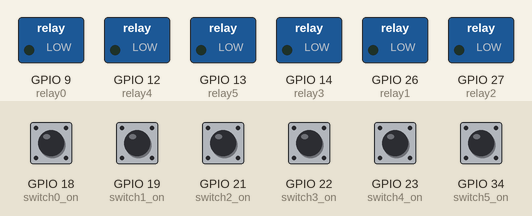
The sketch below on a simulated ESP32. Shown: switched loads named in the sketch (green lamp = pin HIGH). The inputs (shaded band) are chosen by the test bench; at power-on: GPIO 18 (switch0_on), GPIO 21 (switch2_on) HIGH, GPIO 19 (switch1_on), GPIO 22 (switch3_on), GPIO 23 (switch4_on), GPIO 34 (switch5_on) LOW.

Above: at 1.2 s.
1.3 s: GPIO 18 (switch0_on) pulled LOW for 0.15 s
At 2.1 s:
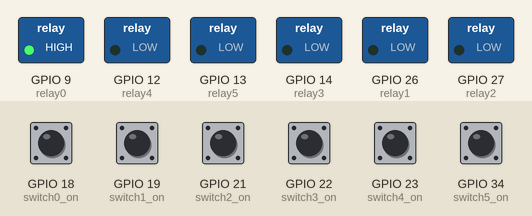
2.9 s: GPIO 19 (switch1_on) pulled HIGH for 0.15 s
At 2.97 s:
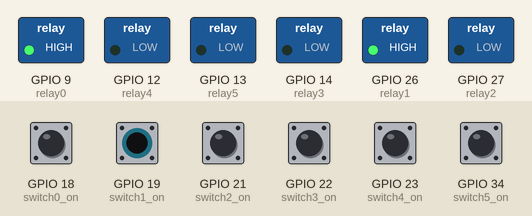
4.5 s: GPIO 21 (switch2_on) pulled LOW for 0.15 s
At 5.7 s:
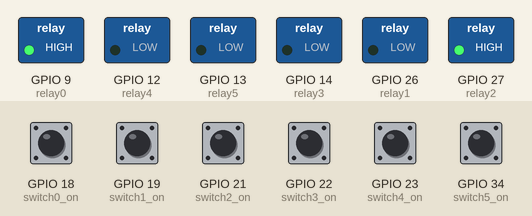
6.1 s: GPIO 22 (switch3_on) pulled HIGH for 0.15 s
At 6.17 s:
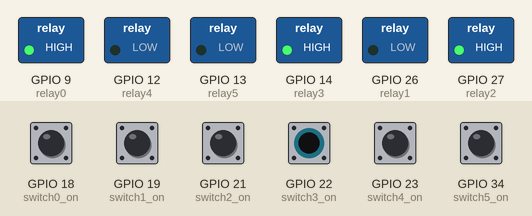
7.7 s: GPIO 23 (switch4_on) pulled HIGH for 0.15 s
At 7.77 s:
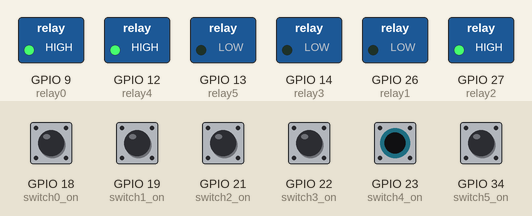
9.3 s: GPIO 34 (switch5_on) pulled HIGH for 0.15 s
At 9.37 s:
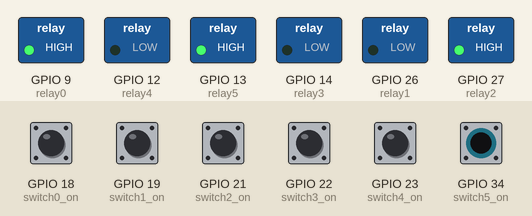
Timing chart, 0 to 11.9 s (numbered marks = the images above; inputs shaded):
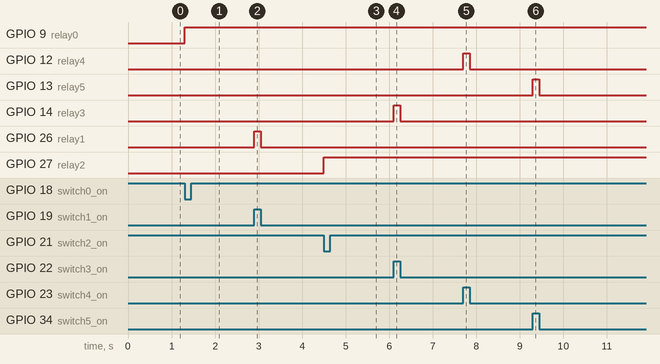

Measured:
- after the input at 1.3 s, GPIO 9 (relay0): LOW → HIGH at once
- after the input at 2.9 s, GPIO 26 (relay1): LOW → HIGH at once, → LOW 0.15 s later
- after the input at 4.5 s, GPIO 27 (relay2): LOW → HIGH at once
- after the input at 6.1 s, GPIO 14 (relay3): LOW → HIGH at once, → LOW 0.15 s later
- after the input at 7.7 s, GPIO 12 (relay4): LOW → HIGH at once, → LOW 0.15 s later
- after the input at 9.3 s, GPIO 13 (relay5): LOW → HIGH at once, → LOW 0.15 s later

The sketch:

Relay_Test_Cde.ino
```cpp
#define switch0_on  18
#define switch1_on  19
#define switch2_on  21
#define switch3_on  22
#define switch4_on  23
#define switch5_on  34
#define switch6_on  35
#define switch7_on  25

#define relay0 9
#define relay1 26
#define relay2 27
#define relay3 14
#define relay4 12
#define relay5 13

void setup() {
  // put your setup code here, to run once:
  pinMode(switch0_on, INPUT);
  pinMode(switch1_on, INPUT);
  pinMode(switch2_on, INPUT);
  pinMode(switch3_on, INPUT);
  pinMode(switch4_on, INPUT);
  pinMode(switch5_on, INPUT);

  pinMode(relay0, OUTPUT);
  pinMode(relay1, OUTPUT);
  pinMode(relay2, OUTPUT);
  pinMode(relay3, OUTPUT);
  pinMode(relay4, OUTPUT);
  pinMode(relay5, OUTPUT);
}

void loop() {

//    if (digitalRead (switch0_on) == HIGH) {
//
//      digitalWrite(relay0, HIGH);
//  }

   if (digitalRead (switch0_on) == LOW) {

    digitalWrite(relay0, HIGH);

  }

  if (digitalRead (switch1_on) == HIGH) {

      digitalWrite(relay1, HIGH);
  }

  else if (digitalRead (switch1_on) == LOW) {

    digitalWrite(relay1, LOW);

  }

  if (digitalRead (switch2_on) == LOW) {

      digitalWrite(relay2, HIGH);
  }

  else if (digitalRead (switch2_on) == LOW) {

    digitalWrite(relay2, LOW);

  }

  if (digitalRead (switch3_on) == HIGH) {

      digitalWrite(relay3, HIGH);
  }

  else if (digitalRead (switch3_on) == LOW) {

    digitalWrite(relay3, LOW);

  }

  if (digitalRead (switch4_on) == HIGH) {

      digitalWrite(relay4, HIGH);
  }

  else if (digitalRead (switch4_on) == LOW) {

    digitalWrite(relay4, LOW);

  }

  if (digitalRead (switch5_on) == HIGH) {

      digitalWrite(relay5, HIGH);
  }

  else if (digitalRead (switch5_on) == LOW) {

    digitalWrite(relay5, LOW);

  }

}
```
